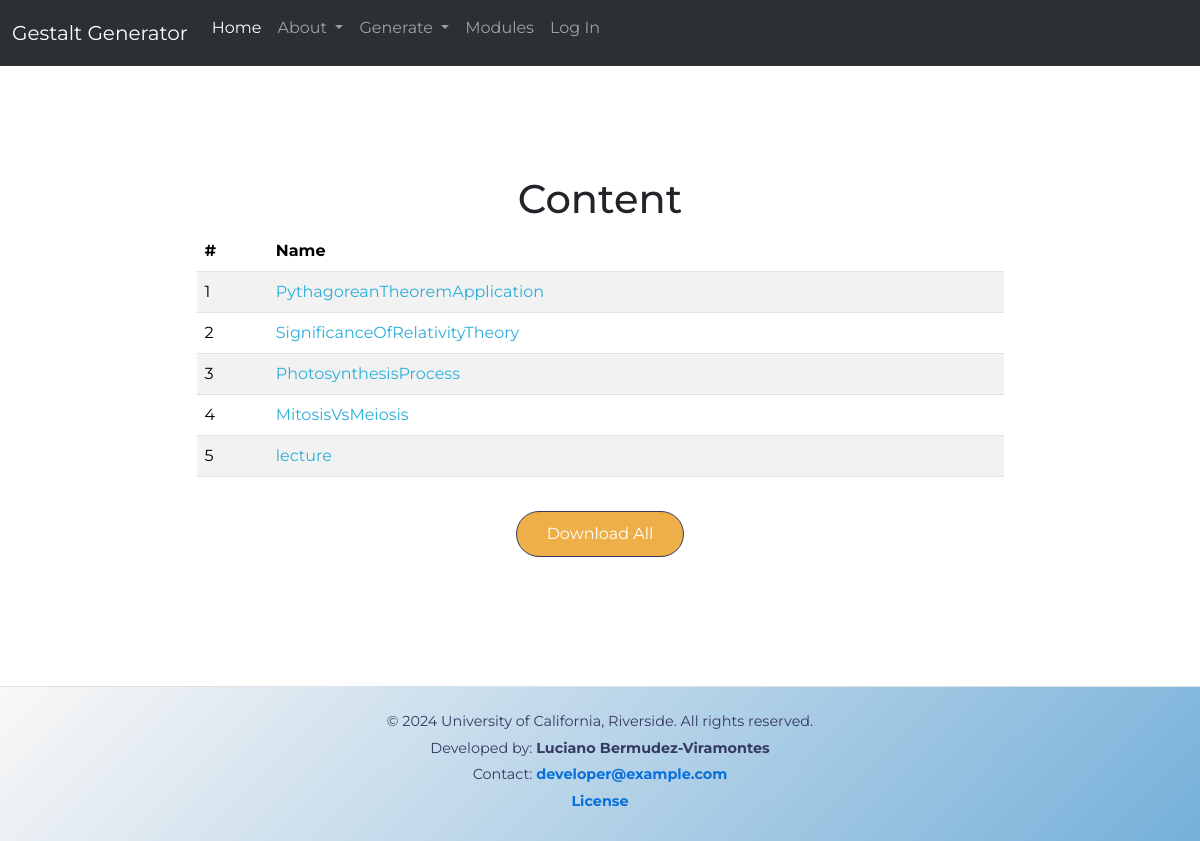
The page /retrieve_modules/Module_1 on the database its author committed.
### app/db_models/models.py (models this page shows, shortened)
class Folder(db.Model):
    id = db.Column(db.Integer, primary_key=True)
    name = db.Column(db.String(256), nullable=False)
    files = db.relationship('File', backref='folder', lazy=True)
    question_metadata = db.relationship('QuestionMetadata', backref='folder', lazy=True)
    module_id = db.Column(db.Integer, db.ForeignKey('edu_module.id'), nullable=False)

### app/routes/module_retrieval/module_retrieval.py (the view)
@module_retrieval_bp.route("/retrieve_modules/<module_name>_<module_id>", methods=['GET', 'POST'])
def view_module_details(module_name,module_id):
    module = EduModule.query.filter_by(id=module_id).first()
    folder_data = []
    for folder in module.folders:
        folder_data.append({
            'id': folder.id,
            'folder_name': folder.name,
        })
    print(f"This is the folder data {folder_data}")
    session["folder_data"] = folder_data
    return render_template("module_content.html",folder_data=folder_data)

### app/templates/module_content.html (shortened to what this page needs)
{% extends "base.html" %}
{% block content %}
<div class="table-container">
    <h1 class="text-center">Content</h1>
    <table class="table table-striped">
        <thead>
            <tr>
                <th scope="col">#</th>
                <th scope="col">Name</th>
            </tr>
        </thead>
        <tbody>
            {% for folder in folder_data %}
            <tr>
                <td>{{ folder.id }}</td>
                <td><a href="{{ url_for('quiz_overview_bp.modules_action', folder_id = folder.id) }}">{{
                        folder.folder_name }}</a></td>
            </tr>
            {% endfor %}
        </tbody>
    </table>
    <div class="container d-flex justify-content-center mt-4">
        <form method="POST" action="{{ url_for('quiz_overview_bp.download_all_modules') }}">
            <button type="submit" class="btn btn-primary">Download All</button>
        </form>
    </div>
</div>
{% endblock %}

### app/static/css/styles.css (style rules this page uses)
:root { --light-shades: #FAF8F7; --light-accent: #EEAF48; --main-brand-color: #75B0D9; --dark-accent: #2AAFDA; --dark-shades: #363962; }
body { font-family: "Montserrat", sans-serif; font-optical-sizing: auto; font-size: 16px; }
.btn-primary { background-color: var(--light-accent); border-color: var(--dark-shades); padding: 10px 30px; font-size: 1.2rem; border-radius: 25px; margin-top: 10px; position: sticky; top: 90%; text-decoration: none; font-size: 1rem; transition: background-color 0.3s ease; }
.table-container { min-height: calc(100vh - 200px); padding: 20px; margin-bottom: 20px; display: flex; flex-direction: column; justify-content: center; align-items: center; }
.table { width: 75%; margin: 0 auto; }
.table a { text-decoration: none; color:var(--dark-accent) }

### app/static/css/lecture-style.css (style rules this page uses)
body { font-size: 16px; }

### rows shown on the page
Folder: id "1", folder_name "PythagoreanTheoremApplication"
Folder: id "2", folder_name "SignificanceOfRelativityTheory"
Folder: id "3", folder_name "PhotosynthesisProcess"
Folder: id "4", folder_name "MitosisVsMeiosis"
Folder: id "5", folder_name "lecture"
